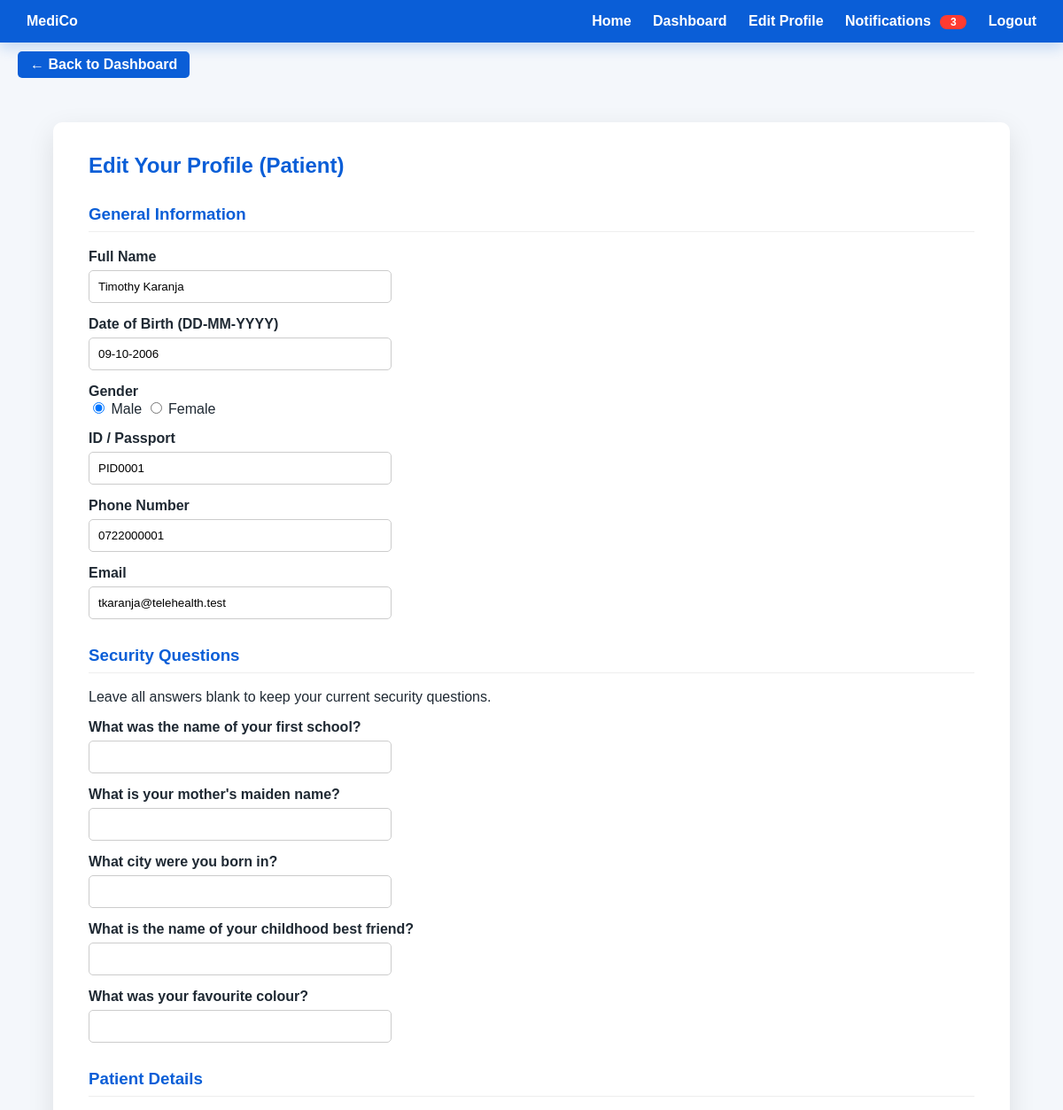
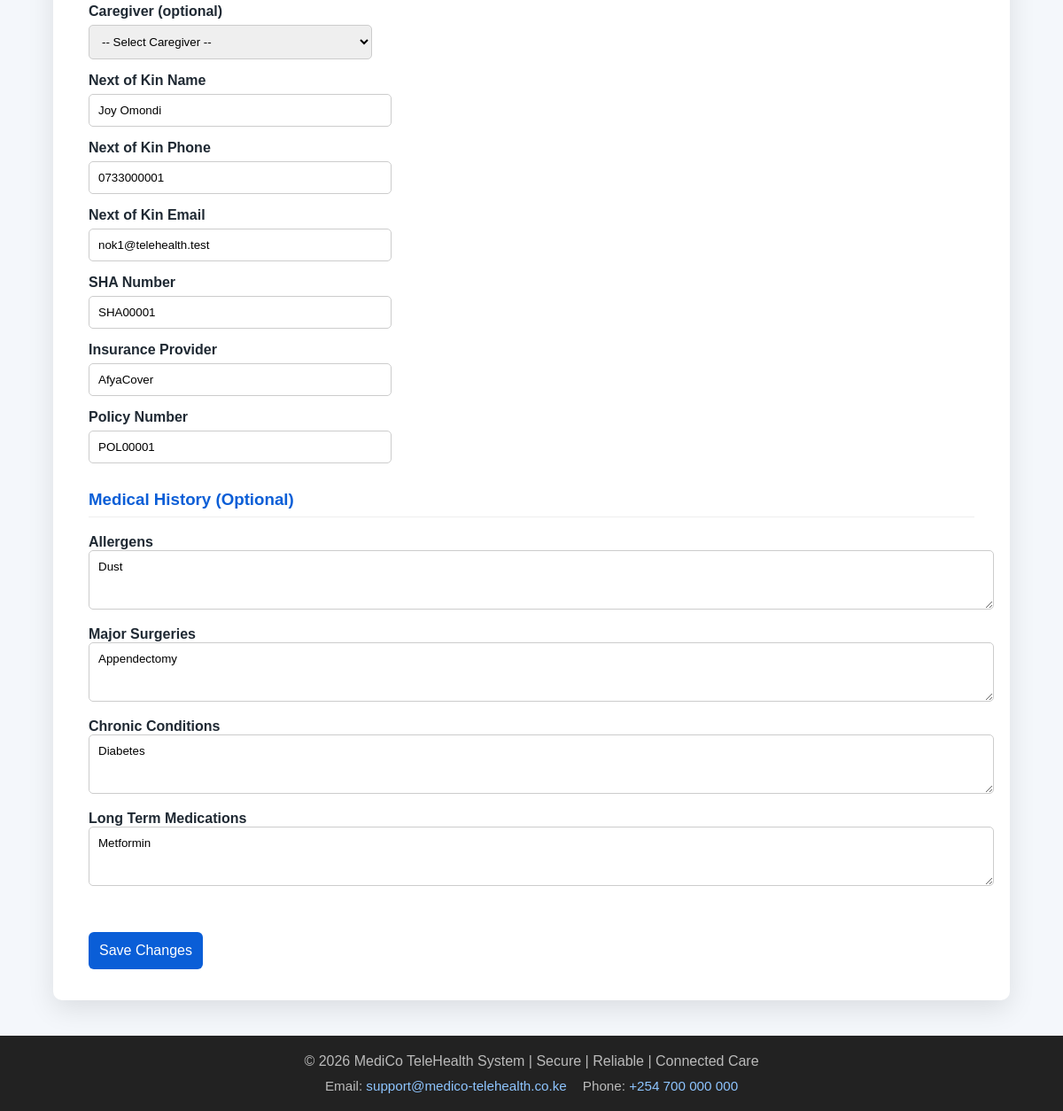
Screenshot of /profile.php?edit=1 (signed in) with the database file from the repository (2 pictures, top to bottom).
### tables this page shows
CREATE TABLE `history` (
  `HistoryID` varchar(15) NOT NULL,
  `PatientID` varchar(15) NOT NULL,
  `Allergens` text,
  `MajorSurgeries` text,
  `ChronicConditions` text,
  `LongTermMedications` text,
  PRIMARY KEY (`HistoryID`),
  KEY `idx_history_patient` (`PatientID`),
  CONSTRAINT `history_ibfk_1` FOREIGN KEY (`PatientID`) REFERENCES `patients` (`PatientID`) ON DELETE CASCADE ON UPDATE CASCADE
);

CREATE TABLE `patients` (
  `PatientID` varchar(15) NOT NULL,
  `FName` varchar(300) NOT NULL,
  `DOB` date NOT NULL,
  `Gender` varchar(15) NOT NULL,
  `NatID_PP` varchar(20) NOT NULL,
  `PhoneNum` varchar(15) NOT NULL,
  `Email` varchar(500) DEFAULT NULL,
  `NOKName` varchar(300) DEFAULT NULL,
  `NOKPhoneNum` varchar(15) DEFAULT NULL,
  `NOKEmail` varchar(500) DEFAULT NULL,
  `SHAnum` varchar(50) DEFAULT NULL,
  `InsuranceProvider` varchar(100) DEFAULT NULL,
  `PolicyNum` varchar(50) DEFAULT NULL,
  `CreatedAt` datetime NOT NULL DEFAULT CURRENT_TIMESTAMP,
  `UpdatedAt` datetime NOT NULL DEFAULT CURRENT_TIMESTAMP ON UPDATE CURRENT_TIMESTAMP,
  PRIMARY KEY (`PatientID`),
  UNIQUE KEY `PolicyNum` (`PolicyNum`),
  CONSTRAINT `patients_ibfk_1` FOREIGN KEY (`PatientID`) REFERENCES `users` (`UserID`) ON DELETE CASCADE ON UPDATE CASCADE
);

CREATE TABLE `users` (
  `UserID` varchar(15) NOT NULL,
  `Uname` varchar(100) NOT NULL,
  `Passwd` varchar(255) NOT NULL,
  `Role` varchar(30) NOT NULL,
  `RegDate` datetime NOT NULL DEFAULT CURRENT_TIMESTAMP,
  `AprovDate` datetime DEFAULT NULL,
  `ApprovedBy` varchar(15) DEFAULT NULL,
  `Status` varchar(15) NOT NULL,
  `ProfileComplete` tinyint(1) NOT NULL DEFAULT '0',
  PRIMARY KEY (`UserID`),
  UNIQUE KEY `Uname` (`Uname`),
  KEY `idx_users_role` (`Role`),
  KEY `idx_users_status` (`Status`),
  KEY `idx_users_approved_by` (`ApprovedBy`),
  CONSTRAINT `fk_users_approved_by` FOREIGN KEY (`ApprovedBy`) REFERENCES `admin` (`AdminID`) ON DELETE SET NULL ON UPDATE CASCADE
);

### functions.php (called while the page is built, shortened)
<?php
function isDigitsOnly($value) {
    $value = (string)$value;
    $len = strlen($value);
    for ($i = 0; $i < $len; $i++) {
        $ord = ord($value[$i]);
    }
    return true;
}
function isDateYmd($value) {
    $value = trim((string)$value);
    $year = substr($value, 0, 4);
    $month = substr($value, 5, 2);
    $day = substr($value, 8, 2);
    $d = (int)$day;
    $m = (int)$month;
    $y = (int)$year;
    $daysInMonth = [31,28,31,30,31,30,31,31,30,31,30,31];
    $isLeap = ($y % 4 === 0 && ($y % 100 !== 0 || $y % 400 === 0));
    return true;
}
function ymdToDmy($value) {
    $value = trim((string)$value);
    $dt = DateTime::createFromFormat('Y-m-d', $value);
    return $dt->format('d-m-Y');
}
function getSecurityQuestionsMap() {
    return [
        'q1' => 'What was the name of your first school?',
        'q2' => 'What is your mother\'s maiden name?',
        'q3' => 'What city were you born in?',
        'q4' => 'What is the name of your childhood best friend?',
        'q5' => 'What was your favourite colour?'
    ];
}
?>

### profile.php (the view, shortened to what this page needs)
<?php
require "db.php";
require "functions.php";
$userid = $_SESSION['user_id'];
$role   = $_SESSION['role'];
$stmt = $pdo->prepare("SELECT ProfileComplete FROM users WHERE UserID = :id");
$stmt->execute([':id'=>$userid]);
$profileComplete = (int)$stmt->fetchColumn() === 1;
$isEdit = isset($_GET['edit']) && $profileComplete;
include "header.php";
$securityQuestions = getSecurityQuestionsMap();
$prefill = [
    'fullname' => '',
    'dob' => '',
    'gender' => '',
    'idpp' => '',
    'phoneno' => '',
    'email' => '',
    'caregiver_id' => '',
    'workhrs' => '',
    'hospitalnm' => '',
    'kmpdc' => '',
    'specialization' => '',
    'experience' => '',
    'nck' => '',
    'labnm' => '',
    'kmlttb' => '',
    'nokname' => '',
    'nokphoneno' => '',
    'nokemail' => '',
    'shano' => '',
    'insurance' => '',
    'policy' => '',
    'allergens' => '',
    'majorsurgeries' => '',
    'chronicconditions' => '',
    'longtermmeds' => ''
];
if ($isEdit) {
    if ($role === 'Patient') {
        $stmt = $pdo->prepare(
            "SELECT p.*, h.Allergens, h.MajorSurgeries, h.ChronicConditions, h.LongTermMedications
             FROM patients p
             LEFT JOIN history h ON h.PatientID = p.PatientID
             WHERE p.PatientID = :id"
        );
        $stmt->execute([':id' => $userid]);
        $row = $stmt->fetch(PDO::FETCH_ASSOC) ?: [];
        $prefill['fullname'] = $row['FName'] ?? '';
        $prefill['dob'] = isset($row['DOB']) ? ymdToDmy($row['DOB']) : '';
        $prefill['gender'] = $row['Gender'] ?? '';
        $prefill['idpp'] = $row['NatID_PP'] ?? '';
        $prefill['phoneno'] = $row['PhoneNum'] ?? '';
        $prefill['email'] = $row['Email'] ?? '';
        $prefill['nokname'] = $row['NOKName'] ?? '';
        $prefill['nokphoneno'] = $row['NOKPhoneNum'] ?? '';
        $prefill['nokemail'] = $row['NOKEmail'] ?? '';
        $prefill['shano'] = $row['SHAnum'] ?? '';
        $prefill['insurance'] = $row['InsuranceProvider'] ?? '';
        $prefill['policy'] = $row['PolicyNum'] ?? '';
        $prefill['allergens'] = $row['Allergens'] ?? '';
        $prefill['majorsurgeries'] = $row['MajorSurgeries'] ?? '';
        $prefill['chronicconditions'] = $row['ChronicConditions'] ?? '';
        $prefill['longtermmeds'] = $row['LongTermMedications'] ?? '';
        $careStmt = $pdo->prepare(
            "SELECT CaregiverID
             FROM caregiver_patients
             WHERE PatientID = :pid AND Status = 'Accepted'
             ORDER BY ResponseDate DESC
             LIMIT 1"
        );
        $careStmt->execute([':pid' => $userid]);
        $prefill['caregiver_id'] = $careStmt->fetchColumn() ?: '';
    }
}
?>
<div class="page-wrapper">
<main class="main-content">
<div class="profile-container">
<h2><?= $isEdit ? 'Edit Your Profile' : 'Complete Your Profile' ?> (<?= htmlspecialchars($role) ?>)</h2>
<form action="process/profile_process.php" method="post" onsubmit="return validateProfileForm(this);">
<h3>General Information</h3>
<label>Full Name</label>
<input type="text" name="fullname" data-capitalize="words" value="<?= htmlspecialchars($prefill['fullname']) ?>">
<label>Date of Birth (DD-MM-YYYY)</label>
<input type="text" name="dob" value="<?= htmlspecialchars($prefill['dob']) ?>">
<label>Gender</label>
<input type="radio" name="gender" value="Male" <?= $prefill['gender'] === 'Male' ? 'checked' : '' ?>> Male
<input type="radio" name="gender" value="Female" <?= $prefill['gender'] === 'Female' ? 'checked' : '' ?>> Female
<label>ID / Passport</label>
<input type="text" name="idpp" value="<?= htmlspecialchars($prefill['idpp']) ?>">
<label>Phone Number</label>
<input type="text" name="phoneno" value="<?= htmlspecialchars($prefill['phoneno']) ?>">
<label>Email</label>
<input type="text" name="email" value="<?= htmlspecialchars($prefill['email']) ?>">
<h3>Security Questions</h3>
<p class="hint-text">Leave all answers blank to keep your current security questions.</p>
<?php foreach ($securityQuestions as $qKey => $qText): ?>
    <label><?= htmlspecialchars($qText) ?></label>
    <input type="text" name="security_answers[<?= htmlspecialchars($qKey) ?>]" autocomplete="off">
<?php endforeach; ?>
<?php
if ($role === "Patient"): ?>
<h3>Patient Details</h3>
<label>Caregiver (optional)</label>
<select name="caregiver_id">
    <option value="">-- Select Caregiver --</option>
</select>
<label>Next of Kin Name</label>
<input type="text" name="nokname" data-capitalize="words" value="<?= htmlspecialchars($prefill['nokname']) ?>">
<label>Next of Kin Phone</label>
<input type="text" name="nokphoneno" value="<?= htmlspecialchars($prefill['nokphoneno']) ?>">
<label>Next of Kin Email</label>
<input type="text" name="nokemail" value="<?= htmlspecialchars($prefill['nokemail']) ?>">
<label>SHA Number</label>
<input type="text" name="shano" value="<?= htmlspecialchars($prefill['shano']) ?>">
<label>Insurance Provider</label>
<input type="text" name="insurance" data-capitalize="words" value="<?= htmlspecialchars($prefill['insurance']) ?>">
<label>Policy Number</label>
<input type="text" name="policy" value="<?= htmlspecialchars($prefill['policy']) ?>">
<h3>Medical History (Optional)</h3>
<label>Allergens</label>
<textarea name="allergens" data-capitalize="sentences" rows="3"><?= htmlspecialchars($prefill['allergens']) ?></textarea>
<label>Major Surgeries</label>
<textarea name="majorsurgeries" data-capitalize="sentences" rows="3"><?= htmlspecialchars($prefill['majorsurgeries']) ?></textarea>
<label>Chronic Conditions</label>
<textarea name="chronicconditions" data-capitalize="sentences" rows="3"><?= htmlspecialchars($prefill['chronicconditions']) ?></textarea>
<label>Long Term Medications</label>
<textarea name="longtermmeds" data-capitalize="sentences" rows="3"><?= htmlspecialchars($prefill['longtermmeds']) ?></textarea>
<?php
endif; ?>
<br><br>
<input type="submit" name="submit" value="<?= $isEdit ? 'Save Changes' : 'Submit Profile' ?>">
</form>
</div>
</main>
<?php
include "footer.php"; ?>

### css/style.css (style rules this page uses)
html, body { height: 100%; }
body { margin: 0; display: flex; flex-direction: column; font-family: Arial, Helvetica, sans-serif; background: #f4f7fb; color: #1f2933; }
.main-content { flex: 1; padding: 40px 12px; }
.profile-container { max-width: 1000px; margin: 0 auto; background: #fff; padding: 35px 40px; border-radius: 10px; box-shadow: 0 10px 30px rgba(0,0,0,0.1); }
.profile-container h2, .dashboard-container h2 { margin-top: 0; color: #0a5ed7; }
.profile-container h3 { margin-top: 30px; color: #0a5ed7; border-bottom: 1px solid #eee; padding-bottom: 8px; }
.profile-container label { font-weight: bold; display: block; margin-top: 15px; }
.profile-container input[type="text"], .profile-container select { width: 320px; max-width: 100%; padding: 10px; margin-top: 6px; border: 1px solid #ccc; border-radius: 5px; }
.profile-container input[type="submit"] { margin-top: 30px; background: #0a5ed7; color: #fff; border: none; padding: 12px; font-size: 16px; border-radius: 6px; cursor: pointer; }
textarea { border: 1px solid #ccc; border-radius: 5px; padding: 8px; font-family: Arial, sans-serif; }
textarea { width: 100%; padding: 10px; }

### rows the page displays
history: fullname "Timothy Karanja", idpp "PID0001", phoneno "0722000001", email "tkaranja@telehealth.test", nokname "Joy Omondi", nokphoneno "0733000001", nokemail "nok1@telehealth.test", shano "SHA00001", insurance "AfyaCover", policy "POL00001", allergens "Dust", majorsurgeries "Appendectomy", chronicconditions "Diabetes", longtermmeds "Metformin"
patients: Gender "☑"
users: submit "Save Changes"

### other values shown
$notifCount "3"
$role "Patient"
$qText "What was the name of your first school?"
$qText "What is your mother's maiden name?"
$qText "What city were you born in?"
$qText "What is the name of your childhood best friend?"
$qText "What was your favourite colour?"
